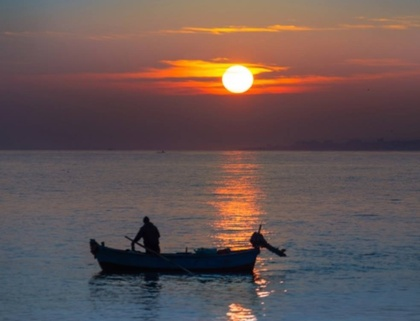
%> input picture K_MEANS_TIGRE/atardecer.jpg, 420 x 321 px, shrunk from 984 x 752 before the run
$ octave Main.m   (GNU Octave 9; MATLAB toolbox functions it lacks are replaced by stand-ins)
%> lines starting %> are read from the running program, lines starting %| are printed output that depends on the picture
### K_MEANS_TIGRE/Create_Features.m
function [Features]=Create_Features(num_elems,num_rows,Red,Blue,Green)
Features=zeros(num_elems,5);
x=1;
y=1;
%Llenar x y R G B
for i=1 : num_elems
    Features(i,1) = x;
    Features(i,2) = y;
    Features(i,3) = Red(i);
    Features(i,4) = Green(i);
    Features(i,5) = Blue(i);
    y=y+1;
    if(mod(i,num_rows)==0)
        x=x+1;
        y=1;
    end
end

### K_MEANS_TIGRE/normalize_matrix.m
function [Feature_Norm] = normalize_matrix(Features,w)
Feature_Norm=zeros(size(Features));

for i=1 : 5
    Xmax = max(Features(:,i));
    Xmin = min(Features(:,i));

    for j=1: size(Features,1)
        X = Features(j,i);
        Feature_Norm(j,i) = (X - Xmin) / (Xmax - Xmin);
    end
end

Feature_Norm(:,1) = Feature_Norm(:,1) * w;
Feature_Norm(:,2) = Feature_Norm(:,2) * w;

### K_MEANS_TIGRE/init_centroids.m
function [Centroids]=init_centroids(Feature_Norm, K, num_elems)
Randoms = randperm(num_elems,K);
Centroids = zeros(K,size(Feature_Norm,2));
for i=1 : K
    Centroids(i,:) = Feature_Norm(Randoms(i),:);
end

### K_MEANS_TIGRE/KMEANS.m
function [Asignacion]=KMEANS(Centroids,Samples)
%Inicializamos variables
num_samples = size(Samples,1);
K = size(Centroids,1);
Asignacion=zeros(num_samples,1);
Distancias=zeros(num_samples,K);
CentroidesDiferentes=true;

%Mientras los centroides sean diferentes sigue trabajando
while(CentroidesDiferentes)

    %Sacamos Asignacion y Distancias
    %Recorremos el num de samples (633)
    for i=1 : num_samples
        %Setteamos un valor alto en distMinima para que tome el primer
        %valor
        distanciaMinima=999999999999;

        %Recorremos el num de centroides
        for j=1 : K
            %Calculamos la distancia entre el centroide j y el sample i
            distanciaActual = distancia(Samples, Centroids, i, j);
            Distancias(i,j) = distanciaActual;
            %Al encontrar la distancia minima del centroide j a nuestro sample
            %(puede ocurrir varias veces)
            % cambiamos la asignacion de nuestro sample i
           if(distanciaMinima > distanciaActual )
             distanciaMinima = distanciaActual;
             Asignacion(i,1) = j;
           end
        end
    end

    %Sacamos CentroidsNew:
    CentroidsNew=zeros(size(Centroids));
    for i=1 : K
        %Conseguimos los indices donde se encuentran asignados los 8 centroides
        indx = find(Asignacion==i);

        %Recorremos todos los indices que encontramos con el K en cuestion
        for j=1 : length(indx)
            %Sumamos en CentroidsNew los samples que le corresponden al
            %centroide (suma de vectores)
            CentroidsNew(i,:)= CentroidsNew(i,:) + Samples (indx(j,:),:);

        end

        %Dividir CentroidsNew entre el numero de Samples que se encontraron
        %para ese centroide
        CentroidsNew(i,:) = CentroidsNew(i,:)/length(indx);
    end

    %Comprobamos si los Centroides han cambiado
    if (Centroids == CentroidsNew)
        CentroidesDiferentes=false;
    end
    %Nos preparamos para otra iteracion en caso de, ya que CentroidsNew
    %albergara los nuevos centroides
    Centroids=CentroidsNew;
end

### K_MEANS_TIGRE/Main.m
I1=imread('atardecer.jpg');
%> I1 is the input picture: size 321x420x3 uint8; mean R, G, B 103.6, 84.9, 83.6
s=size(I1);
%> s = [321 420 3]
I=zeros(s(1), s(2), 3);
% Convertir la imagen a modo matriz 3D
I(:,:,1)= I1(:,:,1);
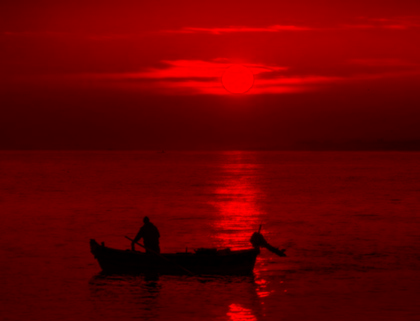
%> I: size 321x420x3 double; mean R, G, B 103.6, 0, 0
I(:,:,2)= I1(:,:,2);
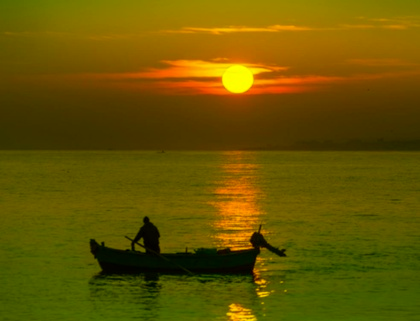
%> I: size 321x420x3 double; mean R, G, B 103.6, 84.9, 0
I(:,:,3)= I1(:,:,3);

s=size(I);
num_rows= s(1);
%> num_rows = 321
num_cols=s(2);
%> num_cols = 420
num_elems = num_rows * num_cols;
%> num_elems = 134820
K=9;
w=0;

%Convertir a vector la matriz con la imagen
A = I(:);
%Crear un vector para cada color
Red = A(1:num_elems);
Green = A(num_elems+1 : num_elems*2);
Blue = A( (num_elems*2 + 1) : num_elems*3 );

Features = Create_Features(num_elems,num_rows,Red,Blue,Green);
%> after the loop in Create_Features, `for i=1 : num_elems`: x = 421; y = 1
Features_Norm = normalize_matrix(Features,w);
%> the loop in normalize_matrix, `for i=1 : 5` made 5 passes
%> (Xmax, Xmin) on passes 1 to 5: (420, 1), (321, 1), (255, 0), (255, 0), (255, 0)
Centroids=init_centroids(Features_Norm, K, num_elems);
%> after the loop in init_centroids, `for i=1 : K`: Centroids = [0 0 0.416 0.361 0.361; 0 0 0.341 0.224 0.231; 0 0 0.412 0.357 0.353; 0 0 0.369 0.345 0.353; 0 0 0.537 0.357 0.306; 0 0 0.631 0.471 0.392; 0 0 0.576 0.353 0.31; 0 0 0.263 0.192 0.239; 0 0 0.678 0.38 0.286]
Asignacion = KMEANS(Centroids,Features_Norm);
%> (the run ends here)
